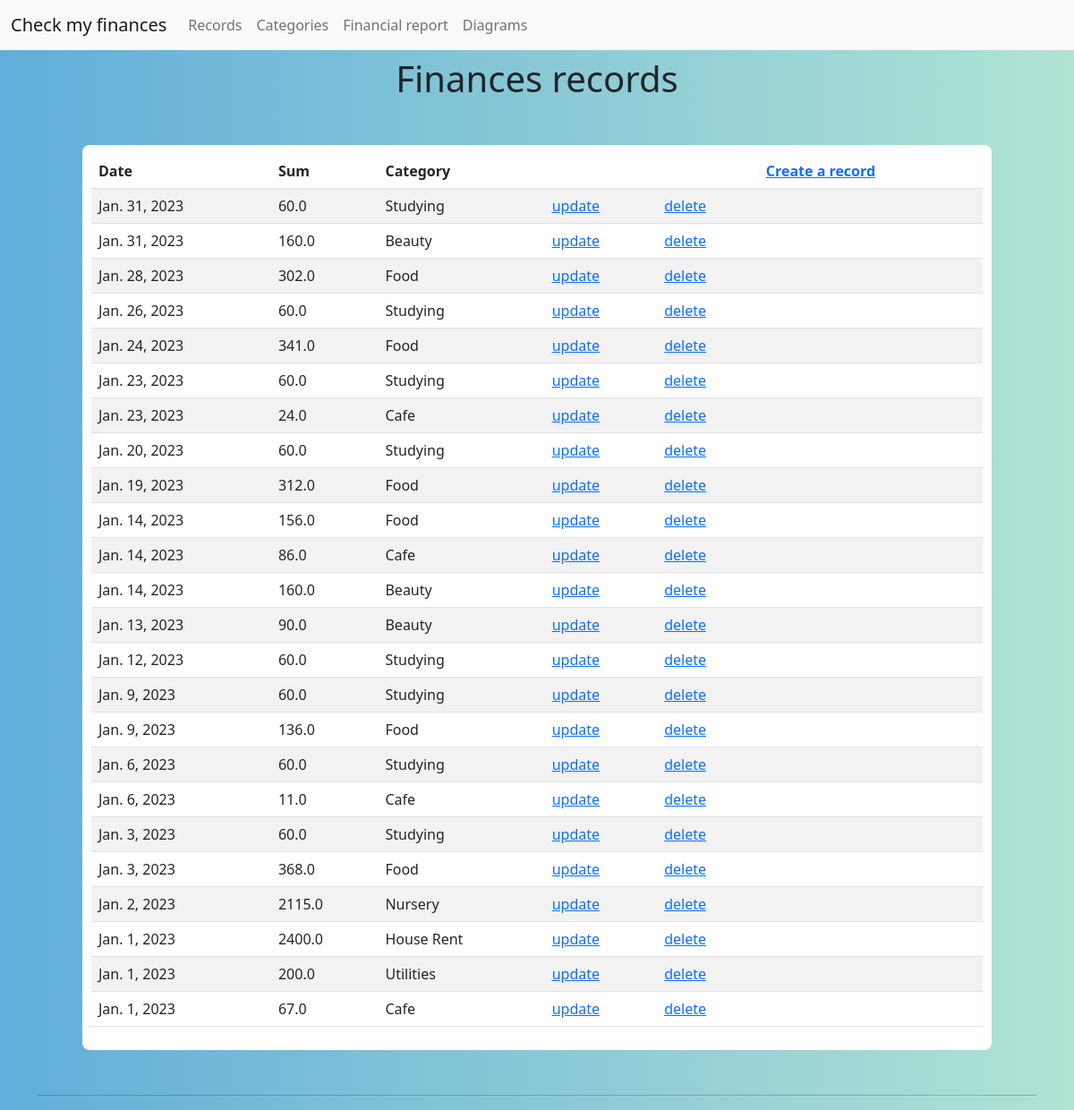
The app's page /boards/ with its own data.
### boards/models.py (models this page shows, shortened)
class Post(models.Model):
    date = models.DateField(auto_now_add=False)
    sum = models.FloatField(max_length=30)
    category = models.ForeignKey(Category, null="none", on_delete=models.CASCADE)

class Category(models.Model):
    name = models.CharField(max_length=30)

### boards/views.py (the view)
# urls.py: path('', read_all, name='read_all'),
def read_all(request):
    posts = Post.objects.all().order_by('-date')
    return render(request, 'boards/all_records.html', context={'posts': posts})

### boards/templates/boards/all_records.html (shortened to what this page needs)
{% extends "base.html" %}
{% block content %}
<h1 align="center"> Finances records</h1>
<div style="background-color:white; border-radius: 8px; padding: 10px; margin:50px;">
<table class="table table-striped table-hover">
    <thead>
    <Tr>
        <th>Date</th>
        <th>Sum</th>
        <th>Category</th>
        <th></th>
        <th></th>
        <th><a href="create">Create a record</a></th>
    </Tr>
    </thead>
    <tbody>
    {% for post in posts %}
    <tr>
        <td>{{post.date}}</td>
        <td>{{post.sum}}</td>
        <td>{{post.category.name}}</td>
        <td><a href="update_record/{{ post.id }}">update</a></td>
        <td><a href="delete/{{ post.id }}">delete</a></td>
        <td></td>
    </tr>
    {% endfor %}
    </tbody>
</table>
</div>
<hr>
{% endblock %}

### templates/base.html (shortened to what this page needs)
<html>
<head>
    <link href="https://cdn.jsdelivr.net/npm/bootstrap@5.2.3/dist/css/bootstrap.min.css" rel="stylesheet"
>
</head>
<body>
<nav class="navbar navbar-expand-lg bg-light">
    <div class="container-fluid">
        <a class="navbar-brand">Check my finances</a>
        <div class="collapse navbar-collapse" id="navbarSupportedContent">
            <ul class="navbar-nav me-auto mb-2 mb-lg-0">
                <li class="nav-item">
                    <a class="nav-link" href="{% url 'read_all' %}">Records</a>
                </li>
                <li class="nav-item">
                    <a class="nav-link" href="{% url 'all_categories' %}">Categories</a>
                </li>
                <li class="nav-item">
                    <a class="nav-link" href="{% url 'select' %}">Financial report</a>
                </li>
                <li class="nav-item">
                    <a class="nav-link" href="{% url 'imagine' %}">Diagrams</a>
                </li>
            </ul>
        </div>
    </div>
</nav>
<div class="container">
    {% block content %}{% endblock %}
</div>
</body>
</html>

### templates/base.html (style rules this page uses)
body { background-image: linear-gradient(to right, #60aeda, #b0e3d3); }

### records on screen
Post: date "Jan. 31, 2023", sum "60.0", category.name "Studying"
Post: date "Jan. 31, 2023", sum "160.0", category.name "Beauty"
Post: date "Jan. 28, 2023", sum "302.0", category.name "Food"
Post: date "Jan. 26, 2023", sum "60.0", category.name "Studying"
Post: date "Jan. 24, 2023", sum "341.0", category.name "Food"
Post: date "Jan. 23, 2023", sum "60.0", category.name "Studying"
Post: date "Jan. 23, 2023", sum "24.0", category.name "Cafe"
Post: date "Jan. 20, 2023", sum "60.0", category.name "Studying"
Post: date "Jan. 19, 2023", sum "312.0", category.name "Food"
Post: date "Jan. 14, 2023", sum "156.0", category.name "Food"
Post: date "Jan. 14, 2023", sum "86.0", category.name "Cafe"
Post: date "Jan. 14, 2023", sum "160.0", category.name "Beauty"
Post: date "Jan. 13, 2023", sum "90.0", category.name "Beauty"
Post: date "Jan. 12, 2023", sum "60.0", category.name "Studying"
Post: date "Jan. 9, 2023", sum "60.0", category.name "Studying"
Post: date "Jan. 9, 2023", sum "136.0", category.name "Food"
Post: date "Jan. 6, 2023", sum "60.0", category.name "Studying"
Post: date "Jan. 6, 2023", sum "11.0", category.name "Cafe"
Post: date "Jan. 3, 2023", sum "60.0", category.name "Studying"
Post: date "Jan. 3, 2023", sum "368.0", category.name "Food"
Post: date "Jan. 2, 2023", sum "2115.0", category.name "Nursery"
Post: date "Jan. 1, 2023", sum "2400.0", category.name "House Rent"
Post: date "Jan. 1, 2023", sum "200.0", category.name "Utilities"
Post: date "Jan. 1, 2023", sum "67.0", category.name "Cafe"
